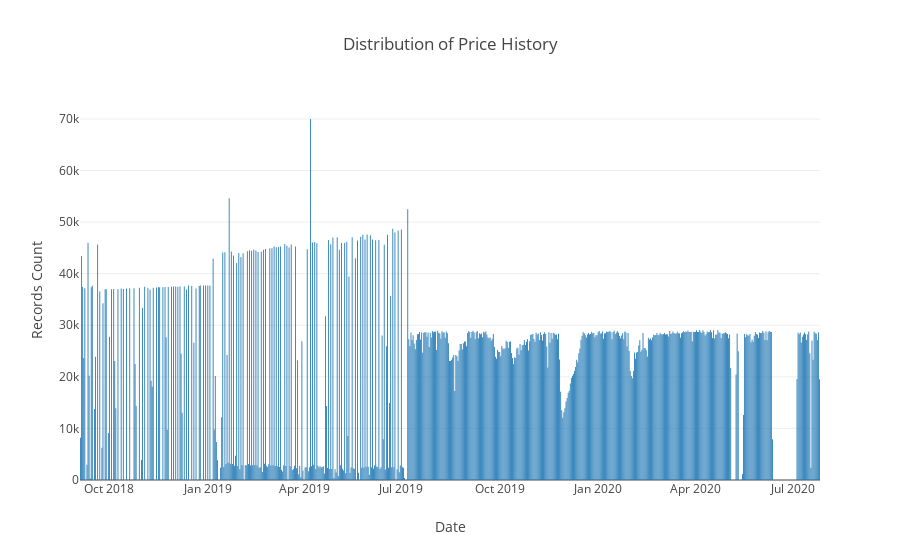

Notebook code cell kept with this figure:
### Markdown cell above
## This is historical data from the `pricehistory` Mongo collection.  This is updated via the `updatepricehistory.py` script.

### Code cell
# https://plot.ly/python/bar-charts/

data = [Bar(
        x=grouped_df['date'],
        y=grouped_df['count']
    )]

layout = Layout(
        title='Distribution of Price History',
        xaxis=dict(
            title='Date'
        ),
        yaxis=dict(
            title='Records Count'
        )
    )

fig = Figure(data=data, layout=layout)

iplot(fig)

### Figure 1 — Plotly figure (JSON) as saved in the notebook; plotly's stock layout.template omitted (floating-point values rounded to 4 significant figures; data arrays with more than 128 entries replaced by an {"elided": "..."} marker saying what was removed)
{"data": [{"type": "bar", "uid": "a5997d52-2a70-478a-b563-29c097ac159a", "x": {"elided": "599 str values"}, "y": {"elided": "599 int values"}}], "layout": {"title": {"text": "Distribution of Price History"}, "xaxis": {"title": {"text": "Date"}}, "yaxis": {"title": {"text": "Records Count"}}}}
